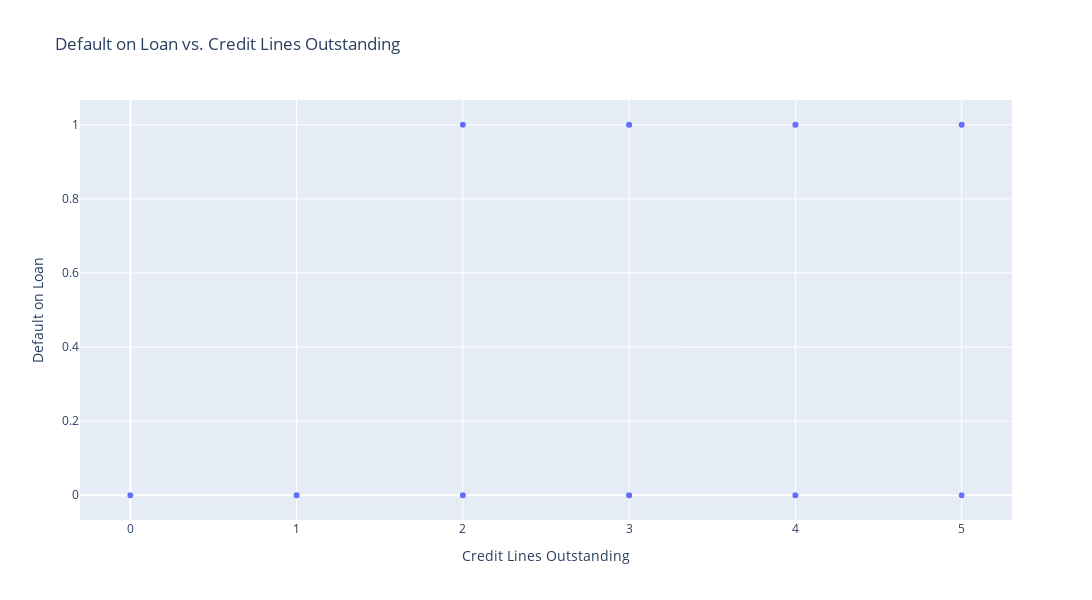

Here is the notebook cell this chart was saved with:
### Code cell
import plotly.graph_objects as go
import plotly.express as px
fig = px.scatter(df, 
               x='credit_lines_outstanding', 
               y='default',
               title='Default on Loan vs. Credit Lines Outstanding',
               )

fig.update_layout(
    xaxis_title='Credit Lines Outstanding',
    yaxis_title='Default on Loan',
    width=1200,
    height=600
)


fig.update_traces(
    hovertemplate='<b>Credit Lines Outstanding:</b> %{x:.2f}<br>' +
                  '<extra></extra>'
)

fig.show()

### Figure 1 — Plotly figure (JSON) as saved in the notebook; plotly's stock layout.template omitted (floating-point values rounded to 4 significant figures; data arrays with more than 128 entries replaced by an {"elided": "..."} marker saying what was removed)
{"data": [{"hovertemplate": "<b>Credit Lines Outstanding:</b> %{x:.2f}<br><extra></extra>", "legendgroup": "", "marker": {"color": "#636efa", "symbol": "circle"}, "mode": "markers", "name": "", "showlegend": false, "type": "scattergl", "x": {"elided": "10000 int values"}, "xaxis": "x", "y": {"elided": "10000 int values"}, "yaxis": "y"}], "layout": {"height": 600, "legend": {"tracegroupgap": 0}, "title": {"text": "Default on Loan vs. Credit Lines Outstanding"}, "width": 1200, "xaxis": {"anchor": "y", "domain": [0, 1], "title": {"text": "Credit Lines Outstanding"}}, "yaxis": {"anchor": "x", "domain": [0, 1], "title": {"text": "Default on Loan"}}}}
